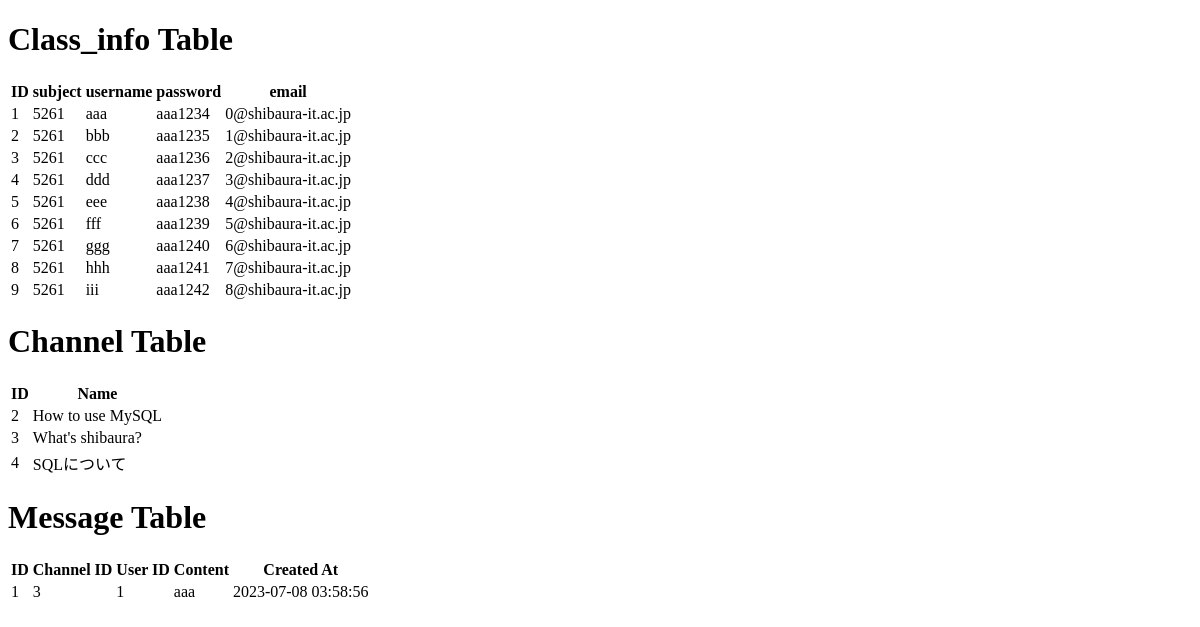
The app's page /view_database, older data.
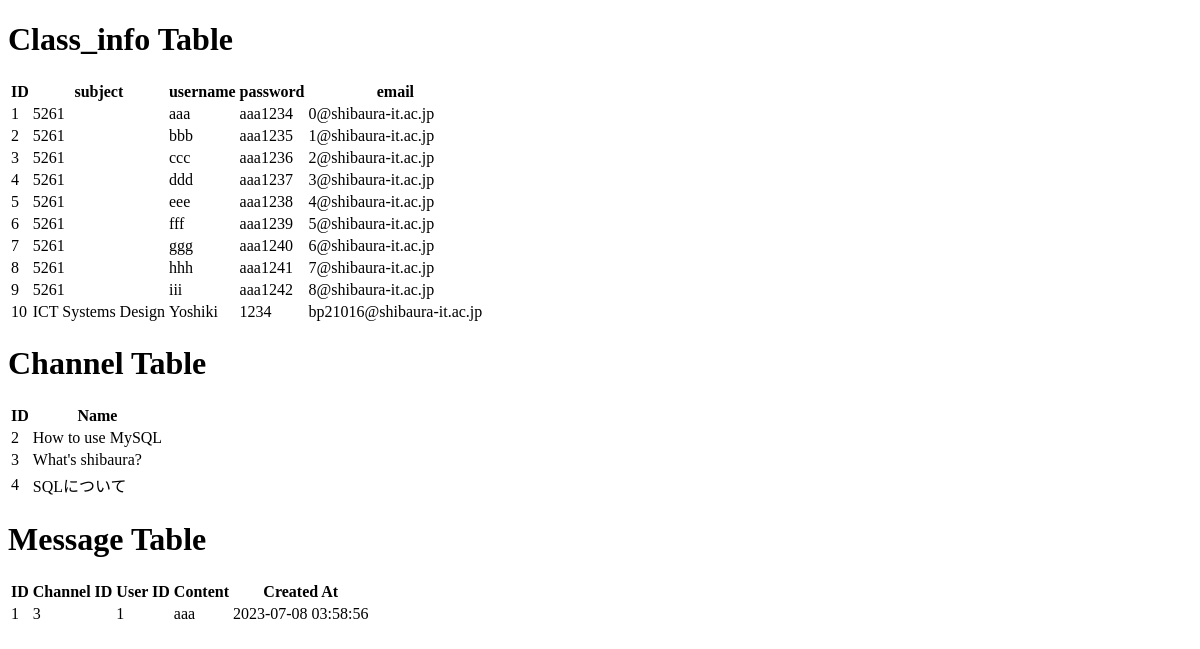
The same page, newer data.
### tables this page shows
CREATE TABLE Class_info (
  id INTEGER PRIMARY KEY,
  subject TEXT,
  username TEXT,
  password TEXT,
  email TEXT
);

CREATE TABLE Channel (
  id INTEGER PRIMARY KEY,
  name TEXT,
  created_by INTEGER,
  FOREIGN KEY (created_by) REFERENCES Class_info(id) ON DELETE CASCADE
);

CREATE TABLE Message (
  id INTEGER PRIMARY KEY,
  channel_id INTEGER,
  user_id INTEGER,
  content TEXT,
  created_at TIMESTAMP DEFAULT CURRENT_TIMESTAMP,
  subject_id INTEGER,
  FOREIGN KEY (channel_id) REFERENCES Channel(id) ON DELETE CASCADE,
  FOREIGN KEY (user_id) REFERENCES Class_info(id)
);

### app.py (the view)
@app.route('/view_database')
def view_database():
    db = get_db()
    cursor = db.cursor()
    cursor.execute("SELECT * FROM Class_info")
    class_info_rows = cursor.fetchall()
    cursor.execute("SELECT * FROM Channel")
    channel_rows = cursor.fetchall()
    cursor.execute("SELECT * FROM Message")
    message_rows = cursor.fetchall()
    return render_template('view_database.html', class_info_rows=class_info_rows, channel_rows=channel_rows, message_rows=message_rows)

### app.py (called while the page is built)
def get_db():
    db = getattr(g, '_database', None)
    if db is None:
        db = g._database = sqlite3.connect(DATABASE)
        db.execute('PRAGMA foreign_keys = ON')  # Enable foreign key constraint
    return db

@app.teardown_appcontext
def close_connection(exception):
    db = getattr(g, '_database', None)
    if db is not None:
        db.close()

@app.before_request
def register_jinja_globals():
    app.jinja_env.globals['get_username'] = get_username

### templates/view_database.html (shortened to what this page needs)
<!DOCTYPE html>
<html>
<head>
</head>
<body>
    <h1>Class_info Table</h1>
    <table>
        <tr>
            <th>ID</th>
            <th>subject</th>
            <th>username</th>
            <th>password</th>
            <th>email</th>
        </tr>
        {% for row in class_info_rows %}
        <tr>
            <td>{{ row[0] }}</td>
            <td>{{ row[1] }}</td>
            <td>{{ row[2] }}</td>
            <td>{{ row[3] }}</td>
            <td>{{ row[4] }}</td>
        </tr>
        {% endfor %}
    </table>
    <h1>Channel Table</h1>
    <table>
        <tr>
            <th>ID</th>
            <th>Name</th>
        </tr>
        {% for row in channel_rows %}
        <tr>
            <td>{{ row[0] }}</td>
            <td>{{ row[1] }}</td>
        </tr>
        {% endfor %}
    </table>
    <h1>Message Table</h1>
    <table>
        <tr>
            <th>ID</th>
            <th>Channel ID</th>
            <th>User ID</th>
            <th>Content</th>
            <th>Created At</th>
        </tr>
        {% for row in message_rows %}
        <tr>
            <td>{{ row[0] }}</td>
            <td>{{ row[1] }}</td>
            <td>{{ row[2] }}</td>
            <td>{{ row[3] }}</td>
            <td>{{ row[4] }}</td>
        </tr>
        {% endfor %}
    </table>
</body>
</html>

Row changes from the older to the newer data that the page shows:
added Class_info: id "10", subject "ICT Systems Design", username "Yoshiki", password "1234", email "bp21016@shibaura-it.ac.jp"
